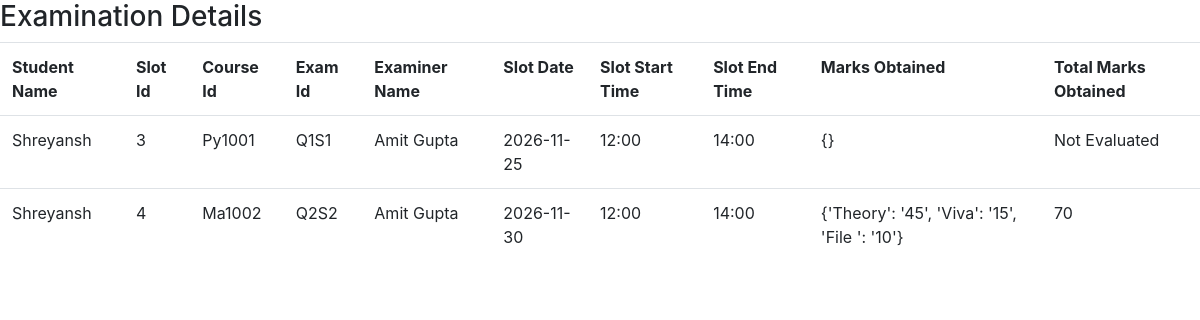
The page /view_booked_slot/20261001 on the database as committed earlier.
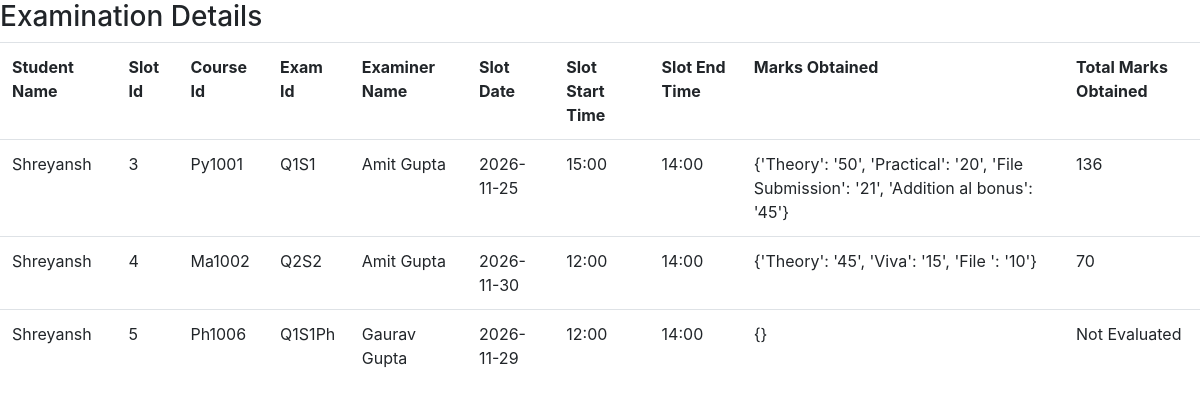
The same page on the database as committed later.
### app.py (models this page shows)
class Booking(db.Model):
    id = db.Column(db.Integer,primary_key=True)
    student_id = db.Column(db.Integer,db.ForeignKey(Student.id))
    examination_slot_id=db.Column(db.Integer,db.ForeignKey(ExaminationSlot.id))
    status = db.Column(db.String)
    rubrics = db.Column(db.JSON,default=dict)
    examination_slot = db.relationship('ExaminationSlot', backref = 'booking',lazy = True)

class Student(db.Model):
    id = db.Column(db.Integer, primary_key=True)
    name = db.Column(db.String(60))
    username = db.Column(db.String(20))
    password = db.Column(db.String(50))
    email_id = db.Column(db.String(100))
    contact_no = db.Column(db.String(10))
    bookings = db.relationship('Booking', backref = 'student',lazy = True)

class Examination(db.Model):
    id = db.Column(db.String, primary_key=True)
    name = db.Column(db.String)
    type = db.Column(db.String)
    maximum_marks = db.Column(db.Integer)
    duration = db.Column(db.String)
    slot_open_date = db.Column(db.Date)
    slot_close_date = db.Column(db.Date)
    booking_open_date = db.Column(db.Date)
    booking_close_date = db.Column(db.Date)
    status = db.Column(db.String)
    course_id =db.Column(db.String,db.ForeignKey('course.course_id'))
    examiner_id =db.Column(db.String,db.ForeignKey('examiner.id'))
    examination_slot = db.relationship('ExaminationSlot', backref = 'examination',lazy = True)
    examination_rubrics = db.relationship('ExaminationRubrics', backref = 'examination',lazy = True)

class Examiner(db.Model):
    id = db.Column(db.Integer, primary_key=True)
    name = db.Column(db.String(60))
    username = db.Column(db.String(20))
    password = db.Column(db.String(50))
    department= db.Column(db.String)
    email_id = db.Column(db.String(100))
    contact_no = db.Column(db.String(10))
    status = db.Column(db.String, default= 'Pending')
    examination_slot = db.relationship('ExaminationSlot', backref = 'examiner',lazy = True)
    examination = db.relationship('Examination', backref = 'examiner',foreign_keys='Examination.examiner_id',lazy = True)

class ExaminationSlot(db.Model):
    id = db.Column(db.Integer, primary_key=True,autoincrement=True)
    date = db.Column(db.Date)
    start_time = db.Column(db.String)
    end_time = db.Column(db.String)
    maximum_slots = db.Column(db.String)
    available_slots= db.Column(db.String)
    status = db.Column(db.String)
    created_by = db.Column(db.String,nullable=False)
    examination_id = db.Column(db.String,db.ForeignKey('examination.id'))
    examiner_id = db.Column(db.Integer,db.ForeignKey('examiner.id'))
    bookings = db.relationship('Booking', backref = 'examinationslot',lazy = True)

### app.py (the view)
@app.route('/view_booked_slot/<int:id>')
def view_slot_booking(id):
    examination_slot = ExaminationSlot.query.filter_by(id=id).first()
    booking = Booking.query.filter_by(student_id=id).all()
    for b in booking:
            if b.rubrics:
                b.total_marks = sum(int(score) for score in b.rubrics.values())
            else:
                b.total_marks = 'Not Evaluated'
    return render_template('view_booked_slot.html',examination_slot=examination_slot,booking=booking)

### templates/view_booked_slot.html (shortened to what this page needs)
<!DOCTYPE html>
<html lang="en">
<head>
   <link rel="stylesheet" href="https://cdn.jsdelivr.net/npm/bootstrap@4.1.3/dist/css/bootstrap.min.css">
</head>
<body>
    <h3>Examination Details</h3>
    <table class="table">
        <tr>
            <th>Student Name</th>
            <th>Slot Id</th>
            <th>Course Id</th>
            <th>Exam Id</th>
            <th>Examiner Name</th>
            <th>Slot Date</th>
            <th>Slot Start Time</th>
            <th>Slot End Time</th>
            <th>Marks Obtained</th>
            <th>Total Marks Obtained</th>
        </tr>
        {% for i in booking %}
        <tr>
            <td>{{i.student.name}}</td>
            <td>{{i.id}}</td>
            <td>{{i.examination_slot.examination.course_id}}</td>
            <td>{{i.examination_slot.examination.id}}</td>
            <td>{{i.examination_slot.examiner.name}}</td>
            <td>{{i.examination_slot.date}}</td>
            <td>{{i.examination_slot.start_time}}</td>
            <td>{{i.examination_slot.end_time}}</td>
            <td>{{i.rubrics}}</td>
            <td>{{i.total_marks}}</td>
        </tr>
        {% else %}
        <tr>
            <td colspan="9">No bookings found.</td>
        </tr>
        {% endfor %}
    </table>
</body>
</html>

Rows that differ between the two databases and show on the page:
changed Booking "Py1001": examination_slot.start_time "12:00" → "15:00"; rubrics "{}" → "{'Theory': '50', 'Practical': '20', 'File Submission': '21', 'Addition al bonus': '45'}"; total_marks "Not Evaluated" → "136"
added Booking: student.name "Shreyansh", id "5", examination_slot.examination.course_id "Ph1006", examination_slot.examination.id "Q1S1Ph", examination_slot.examiner.name "Gaurav Gupta", examination_slot "2026-11-29", examination_slot.start_time "12:00", examination_slot.end_time "14:00", rubrics "{}", total_marks "Not Evaluated"
